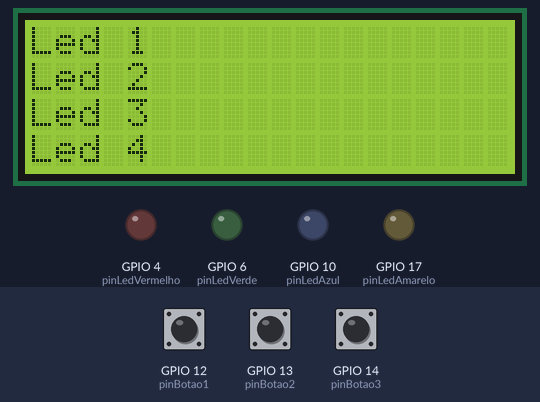
This program was run on a simulated ESP32-S3. On the bench: 20×4 character LCD, output pins drawn as LEDs (lit = HIGH). The test bench sets the inputs (shaded band); at power-on: GPIO 12 (pinBotao1) HIGH, GPIO 13 (pinBotao2) HIGH, GPIO 14 (pinBotao3) HIGH.

Above: at 1.2 s.
1.3 s: GPIO 12 (pinBotao1) pulled LOW for 0.15 s
2.9 s: GPIO 13 (pinBotao2) pulled LOW for 0.15 s
4.5 s: GPIO 13 (pinBotao2) pulled LOW for 1 s
7.0 s: GPIO 13 (pinBotao2) pulled LOW for 0.15 s
8.6 s: GPIO 14 (pinBotao3) pulled LOW for 0.15 s
At 9.8 s:
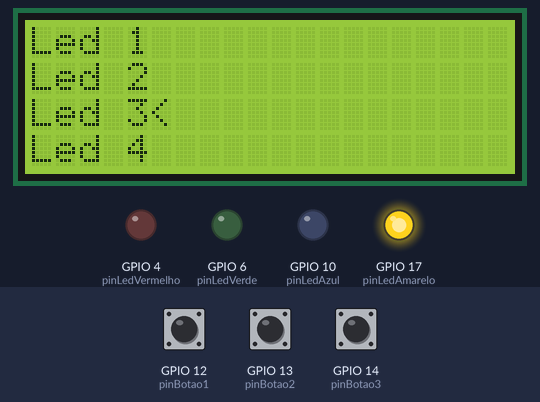
10.2 s: GPIO 12 (pinBotao1) pulled LOW for 1 s
Timing chart, 0 to 13.2 s (numbered marks = the images above; inputs shaded):
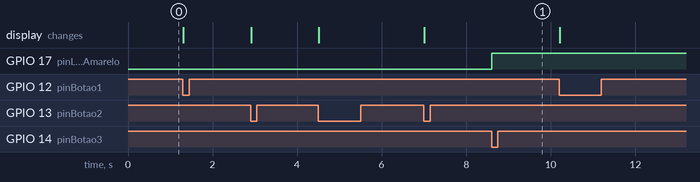

Measured:
- after the input at 8.6 s, GPIO 17 (pinLedAmarelo): LOW → HIGH at once

The program:

main.cpp
```cpp
/*
 Projeto: IHM - Controle de LEDs com Display LCD
  Descrição: Mudar seleção de LEDs com botões e exibir estado no display LCD
  Autor: Gabriel Chinaglia
  Data: 29/09/2026
  Versão 0.1
*/

#include <Arduino.h>
#include <LiquidCrystal_I2C.h>

LiquidCrystal_I2C lcd(0x27, 20, 4);

const int pinLedVermelho = 4;
const int pinLedVerde = 6;
const int pinLedAmarelo = 17;
const int pinLedAzul = 10;

const int pinBotao1 = 12;
const int pinBotao2 = 13;
const int pinBotao3 = 14;

static int estadoLedVermelho = 0;
static int estadoLedVerde = 0;
static int estadoLedAmarelo = 0;
static int estadoLedAzul = 0;

static int estadoBotao1 = 0;
static int estadoBotao2 = 0;
static int estadoBotao3 = 0;

static int estadoAntigoBotao1 = 0;
static int estadoAntigoBotao2 = 0;
static int estadoAntigoBotao3 = 0;

static int contador = 0;

void setup()
{
  Serial.begin(9600);

  pinMode(pinLedVermelho, OUTPUT);
  pinMode(pinLedVerde, OUTPUT);
  pinMode(pinLedAmarelo, OUTPUT);
  pinMode(pinLedAzul, OUTPUT);

  pinMode(pinBotao1, INPUT_PULLUP);
  pinMode(pinBotao2, INPUT_PULLUP);
  pinMode(pinBotao3, INPUT_PULLUP);

  lcd.init();
  lcd.backlight();
  lcd.setCursor(0, 0);
  lcd.print("Led 1");
  lcd.setCursor(0, 1);
  lcd.print("Led 2");
  lcd.setCursor(0, 2);
  lcd.print("Led 3");
  lcd.setCursor(0, 3);
  lcd.print("Led 4");
}

void loop()
{

  static bool displayLigado = false;

  estadoBotao1 = digitalRead(pinBotao1);
  estadoBotao2 = digitalRead(pinBotao2);
  estadoBotao3 = digitalRead(pinBotao3);

  if (estadoBotao2 == 0 && estadoAntigoBotao2 == 1)
  {
    contador = contador + 1;
    if (contador > 4)
    {
      contador = 1;
    }

    lcd.setCursor(5, 0);
    lcd.print(" ");
    lcd.setCursor(5, 1);
    lcd.print(" ");
    lcd.setCursor(5, 2);
    lcd.print(" ");
    lcd.setCursor(5, 3);
    lcd.print(" ");

    if (contador == 1)
    {
      lcd.setCursor(5, 0);
      lcd.print("<");
    }
    if (contador == 2)
    {
      lcd.setCursor(5, 1);
      lcd.print("<");
    }
    if (contador == 3)
    {
      lcd.setCursor(5, 2);
      lcd.print("<");
    }
    if (contador == 4)
    {
      lcd.setCursor(5, 3);
      lcd.print("<");
    }
  }
  if (estadoBotao1 == 0 && estadoAntigoBotao1 == 1)
  {
    contador = contador - 1;
    if (contador < 1)
    {
      contador = 4;
    }

    lcd.setCursor(5, 0);
    lcd.print(" ");
    lcd.setCursor(5, 1);
    lcd.print(" ");
    lcd.setCursor(5, 2);
    lcd.print(" ");
    lcd.setCursor(5, 3);
    lcd.print(" ");

    if (contador == 1)
    {
      lcd.setCursor(5, 0);
      lcd.print("<");
    }
    if (contador == 2)
    {
      lcd.setCursor(5, 1);
      lcd.print("<");
    }
    if (contador == 3)
    {
      lcd.setCursor(5, 2);
      lcd.print("<");
    }
    if (contador == 4)
    {
      lcd.setCursor(5, 3);
      lcd.print("<");
    }
  }

  if (estadoBotao3 == 0 && estadoAntigoBotao3 == 1)
  {
    if (contador == 1)
    {
      if (estadoLedVermelho == 0)
      {
        estadoLedVermelho = 1;
      }
      else
      {
        estadoLedVermelho = 0;
      }
    }
    if (contador == 2)
    {
      if (estadoLedVerde == 0)
      {
        estadoLedVerde = 1;
      }
      else
      {
        estadoLedVerde = 0;
      }
    }
    if (contador == 3)
    {
      if (estadoLedAmarelo == 0)
      {
        estadoLedAmarelo = 1;
      }
      else
      {
        estadoLedAmarelo = 0;
      }
    }
    if (contador == 4)
    {
      if (estadoLedAzul == 0)
      {
        estadoLedAzul = 1;
      }
      else
      {
        estadoLedAzul = 0;
      }
    }
  }
  digitalWrite(pinLedVermelho, estadoLedVermelho);
  digitalWrite(pinLedVerde, estadoLedVerde);
  digitalWrite(pinLedAmarelo, estadoLedAmarelo);
  digitalWrite(pinLedAzul, estadoLedAzul);

  estadoAntigoBotao1 = estadoBotao1;
  estadoAntigoBotao2 = estadoBotao2;
  estadoAntigoBotao3 = estadoBotao3;
}
```
